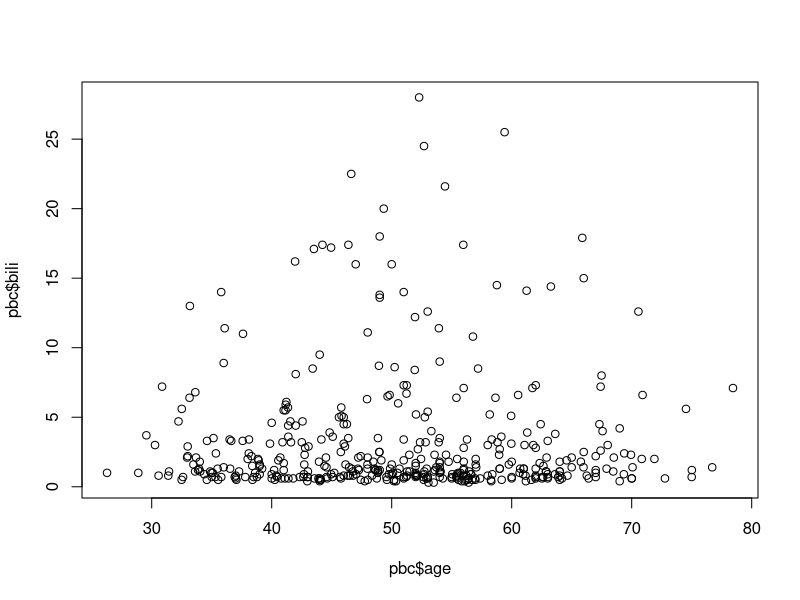
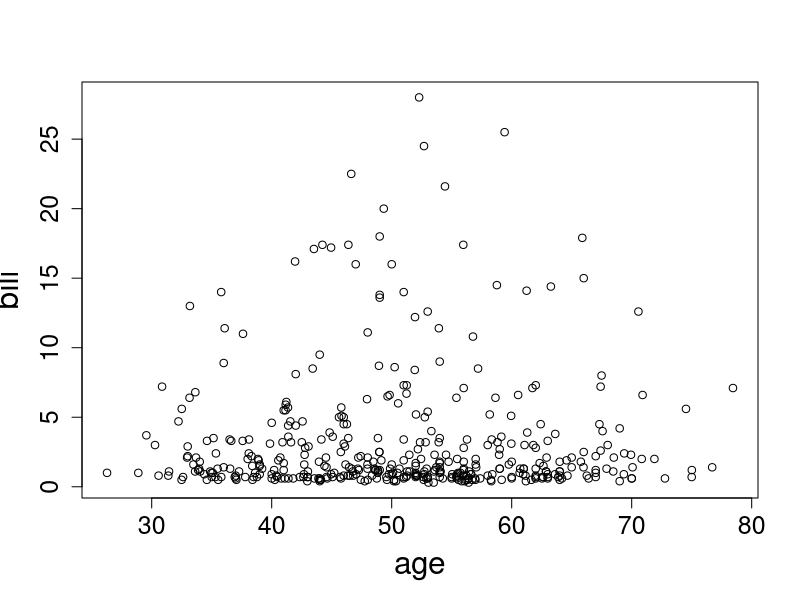
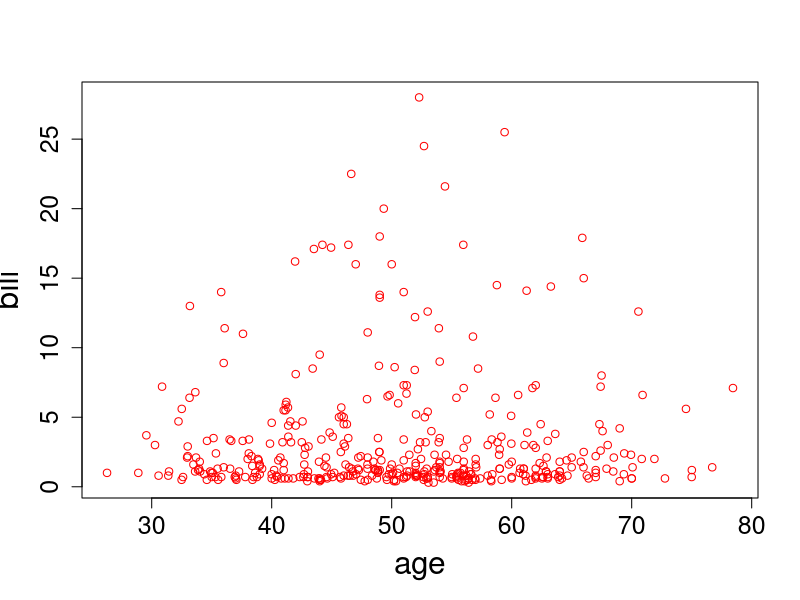
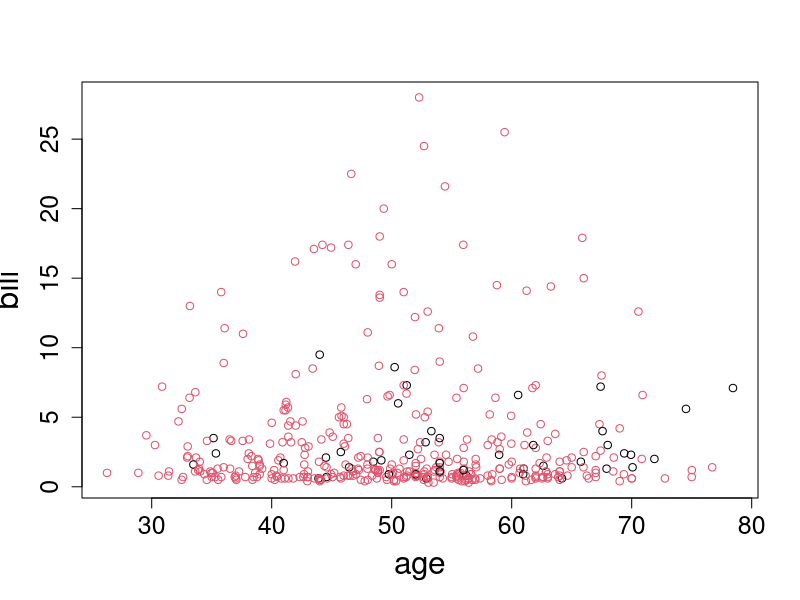
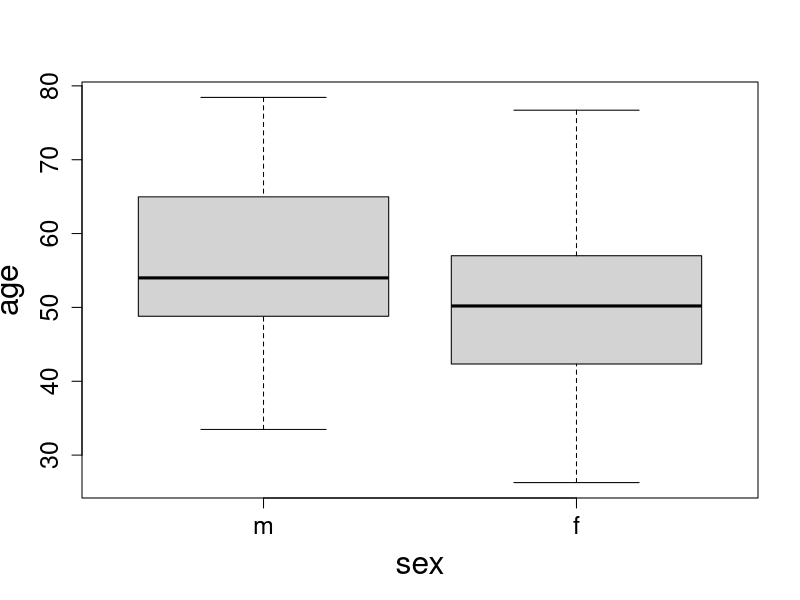
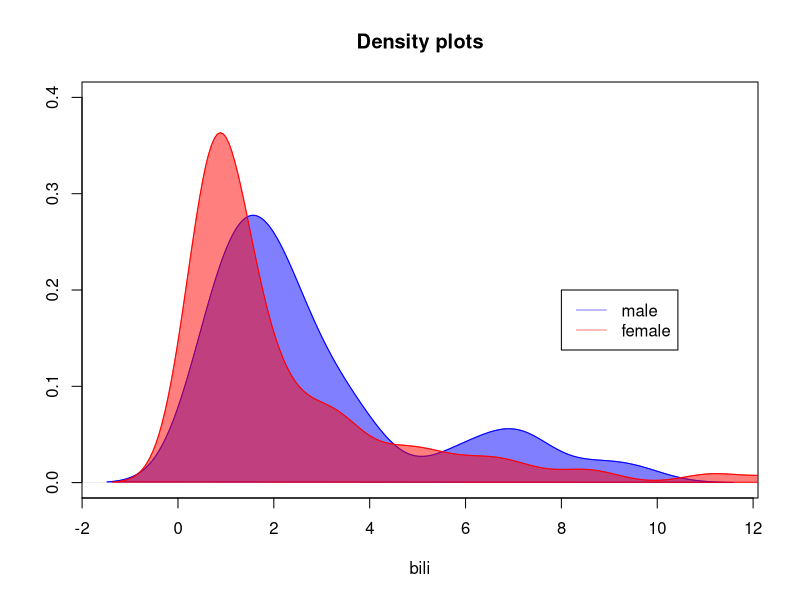
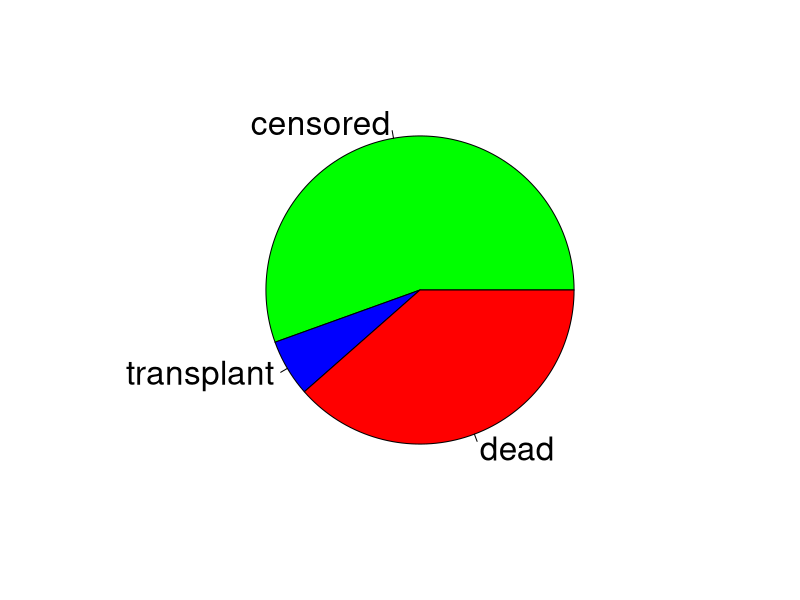

These charts were generated, in order, by the following R code:
## ---- chunk 1
knitr::knit_hooks$set(
  nospace = function(before, options, envir) {
    if (before) {
      knitr::asis_output("\\vspace*{-1.5ex}")
    }
  }
)

knitr::opts_chunk$set(echo = FALSE, comment=NA)

library(survival)
library(knitr)
library(kableExtra)
library(dplyr)
## ---- chunk 2
dt <- as.data.frame(pbc[1:5,c(1:6,11,12)])
kable(dt, "latex", booktabs = T, align = "c") %>%
 kable_styling(full_width = F) 
## ---- chunk 3

dt <- as.data.frame(pbc[1:5,c(1:6,11,12)])
dt <- format(dt, digits = 7)
dt %>%
 mutate(
   dt = row.names(.),
   age = cell_spec(age, "latex", color = ifelse(age >= 70, "red", "black"), 
                   bold = ifelse(age >= 70, "TRUE", "FALSE"), align = c("c", rep("c", 4))),
   time = cell_spec(time, "latex", align = c("c", rep("c", 4))),
   id = cell_spec(id, "latex", align = c("c", rep("c", 4))),
   sex = cell_spec(sex, "latex", align = c("c", rep("c", 4))),
   status = cell_spec(status, "latex", align = c("c", rep("c", 4))),
   trt = cell_spec(trt, "latex", align = c("c", rep("c", 4))),
   bili = cell_spec(bili, "latex", align = c("c", rep("c", 4))),
   chol = cell_spec(chol, "latex", align = c("c", rep("c", 4))),
   )%>%
select(id, time, status, trt, age, sex, bili, chol) %>%
kable("latex", escape = F, booktabs = T, align = "c")  %>%
kable_styling(position = "center", full_width = F)
## ---- chunk 4
dt <- as.data.frame(pbc[1:5,c(1:6,11,12)])
kable(dt, "latex", booktabs = T, align = "c") %>%
 kable_styling(full_width = F) %>%
 column_spec(3, bold = TRUE, color = "red")
## ---- chunk 5
dt <- as.data.frame(pbc[1:5,c(1:6,11,12)])
kable(dt, "latex", booktabs = T, align = "c") %>%
 kable_styling(full_width = F) %>%
 column_spec(2, bold = TRUE, color = "red")
## ---- chunk 6
dt <- as.data.frame(pbc[1:5,c(1:6,11,12)])
kable(dt, "latex", booktabs = T, align = "c") %>%
 kable_styling(full_width = F) %>%
 column_spec(2:3, bold = TRUE, color = "red")
## ---- chunk 7
dt <- as.data.frame(pbc[1:5,c(1:6,11,12)])
kable(dt, "latex", booktabs = T, align = "c") %>%
 kable_styling(full_width = F) %>%
 column_spec(7:8, bold = TRUE, color = "red")
## ---- chunk 8
103473
## ---- chunk 9
x <- 103473
x
## ---- chunk 10
y <- 103473 + 100000
y
## ---- chunk 11
0/0
## ---- chunk 12
dt <- as.data.frame(pbc[1:5,c(1:6,11,12)])
kable(dt, "latex", booktabs = T, digits = 2) %>%
 kable_styling(full_width = F) 
## ---- chunk 13
str(pbc[,c("id", "time", "status", "trt", "age", "sex", "bili", "chol")])
## ---- chunk 14
mode(pbc$age)
## ---- chunk 15
pbc[1:6, c("age")]
## ---- chunk 16
pbc[1:6, c("age", "bili", "chol")]
## ---- chunk 17
pbc[1:6, c("id", "sex", "bili", "chol")]
## ---- chunk 18
list(pbc[1:6, c("sex")], pbc[1:2, c("sex", "bili")], pbc$age[1:4])
## ---- chunk 19
vec <- c(1, 2, 3, 4, 5)
vec
vec <- c(1:5)
vec
## ---- chunk 20
vec <- c(1, 2, 3, 4, 5, 6, 7, 8, 9)
mat <- matrix(vec, 3, 3)
mat 
## ---- chunk 21
vec <- c(1, 2, 3, 4, 5, 6, 7, 8, 9)
mat <- matrix(vec, 3, 3, 
              byrow = TRUE)
mat
## ---- chunk 22
dtf <- data.frame(pbc$sex, pbc$age)
dtf[1:3,]
## ---- chunk 23
dtf <- data.frame(Gender = pbc$sex, 
                  Age = pbc$age)
dtf[1:3,]
## ---- chunk 24
list1 <- list(vec = c(1:5), mat = pbc[1:2, c("age", "sex")])
list1
## ---- chunk 25
pbc[1:3, c("time", "age", "bili", "chol")]
round(pbc[1:3, c("time", "age", "bili", "chol")], digits = 2)
## ---- chunk 26
DF <- pbc[,c("id", "time", "status", "trt", "age", 
                    "sex", "bili", "chol")]
DF$trt <- factor(DF$trt, levels = c(1, 2), 
                 labels = c("D-penicillmain", "placebo"))
head(DF)
## ---- chunk 27
DF <- pbc[,c("id", "time", "status", "trt", "age", 
                    "sex", "bili", "chol")]
DF$time <- DF$time/30
DF$time_years <- DF$time/12
head(DF)
## ---- chunk 28
head(pbc[,c("id", "time", "status", "trt", "age", 
                    "sex", "bili", "chol")])
## ---- chunk 29
head(pbcseq[, c("id", "futime", "status", "trt", "age", "day",
                    "sex", "bili", "chol")])
## ---- chunk 30
mean(pbc$age)
## ---- chunk 31
plot(pbc$age, pbc$bili)
## ---- chunk 32
plot(pbc$age, pbc$bili, xlab = "age", ylab = "bili", 
     cex.lab = 1.9, cex.axis = 1.5)
## ---- chunk 33
plot(pbc$age, pbc$bili, xlab = "age", ylab = "bili", 
     cex.lab = 1.9, cex.axis = 1.5, col = "red")
## ---- chunk 34
plot(pbc$age, pbc$bili, xlab = "age", ylab = "bili", 
     cex.lab = 1.9, cex.axis = 1.5, col = pbc$sex)
## ---- chunk 35
boxplot(pbc$age ~ pbc$sex, xlab = "sex", ylab = "age", 
     cex.lab = 1.9, cex.axis = 1.5)
## ---- chunk 36
pbc_male_bili <- pbc$bili[pbc$sex == "m"]
pbc_female_bili <- pbc$bili[pbc$sex == "f"]
plot(density(pbc_male_bili), col = rgb(0,0,1,0.5), 
     main = "Density plots", xlab = "bili", ylab = "", ylim = c(0,0.4))
polygon(density(pbc_male_bili), col = rgb(0,0,1,0.5), 
        border = "blue")
lines(density(pbc_female_bili), col = rgb(1,0,0,0.5))
polygon(density(pbc_female_bili), col = rgb(1,0,0,0.5), 
        border = "red")
legend(8,0.2, c("male", "female"), 
       col = c(rgb(0,0,1,0.5), rgb(1,0,0,0.5)), lty = 1)
## ---- chunk 37
pbc$status <- factor(pbc$status, levels = c(0, 1, 2), 
                     labels = c("censored", "transplant", "dead"))
pie(table(pbc$status), col = c("green", "blue", "red"), cex = 2)
## ---- chunk 38
x <- c(6:17)
x
x[2]
## ---- chunk 39
x[c(2,3,4)]
## ---- chunk 40
x <- c(6:17)
x
x[c(2,2,2)]
## ---- chunk 41
x <- c(6:17)
x
x[-5]
## ---- chunk 42
x <- c(6:10)
y <- c(TRUE, FALSE, FALSE, FALSE, FALSE)
x[y]
## ---- chunk 43
x <- c(6:10)
x[x > 7]
x[x > 7 & x > 9]
x[x > 7 | x > 9]
## ---- chunk 44
x <- c(foo=5, bar=4, one=7, two=12, three=2)
x[c('foo', 'one')]
## ---- chunk 45
mat <- matrix(1:4, 2, 2)
mat
## ---- chunk 46
mat <- matrix(1:4, 2, 2)
mat[2, 2]
## ---- chunk 47
mat <- matrix(1:4, 2, 2)
mat[[2]]
mat[2]
## ---- chunk 48
mat <- matrix(1:4, 2, 2)
mat
mat[2, ]
## ---- chunk 49
DF <- data.frame(x = 1:3, 
          y = c(35, 23, 14))
DF
## ---- chunk 50
DF[2]
DF[[2]]
## ---- chunk 51
head(pbc$time)
## ---- chunk 52
DF <- data.frame(x = 1:3, 
          y = c(35, 23, 14))
DF
## ---- chunk 53
DF[2, ]
## ---- chunk 54
DF[DF$y < 30, ]
## ---- chunk 55
pbcDF <- data.frame(pbc)
head(pbc[pbc$sex == "m", 1:7])
## ---- chunk 56
pbcDF <- data.frame(pbc)
head(pbc[pbc$age > 30 | pbc$sex == "f", 1:7])
## ---- chunk 57
pbcDF <- data.frame(pbc)
head(pbc[pbc$age > 30 & pbc$sex == "f", 1:7])
## ---- chunk 58
mylist <- list(y = c(14, 45), z = c("m", "f", "f"))
mylist[2]
## ---- chunk 59
mylist <- list(y = c(14, 45), z = c("m", "f", "f"))
mylist[[2]]
## ---- chunk 60
mylist <- list(y = c(14, 45), z = c("m", "f", "f"))
mylist
mylist$y
